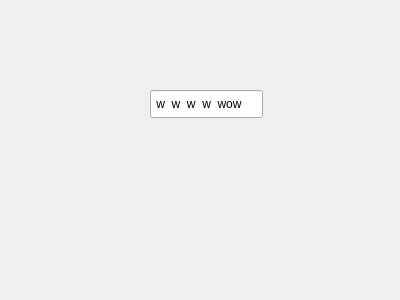
<?xml version="1.0" encoding="UTF-8"?>
<ui version="4.0">
 <class>Form4</class>
 <widget class="QWidget" name="Form4">
  <property name="geometry">
   <rect>
    <x>0</x>
    <y>0</y>
    <width>400</width>
    <height>300</height>
   </rect>
  </property>
  <property name="windowTitle">
   <string>Form</string>
  </property>
  <widget class="QLineEdit" name="lineEdit">
   <property name="geometry">
    <rect>
     <x>150</x>
     <y>90</y>
     <width>113</width>
     <height>28</height>
    </rect>
   </property>
   <property name="inputMask">
    <string>awdawdawdawdawow</string>
   </property>
  </widget>
 </widget>
 <resources/>
 <connections/>
</ui>
